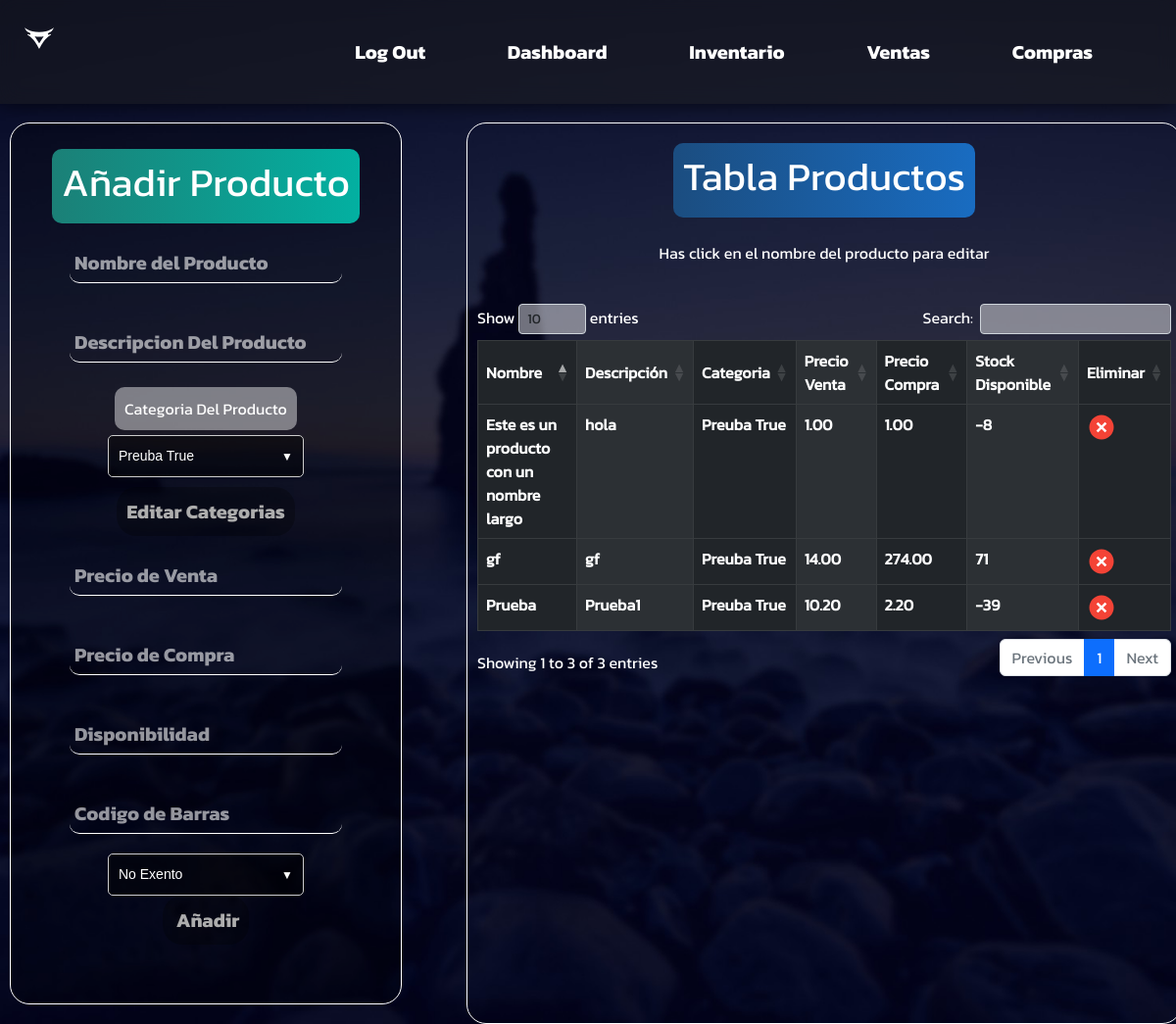
Page /items/ on the earlier database version.
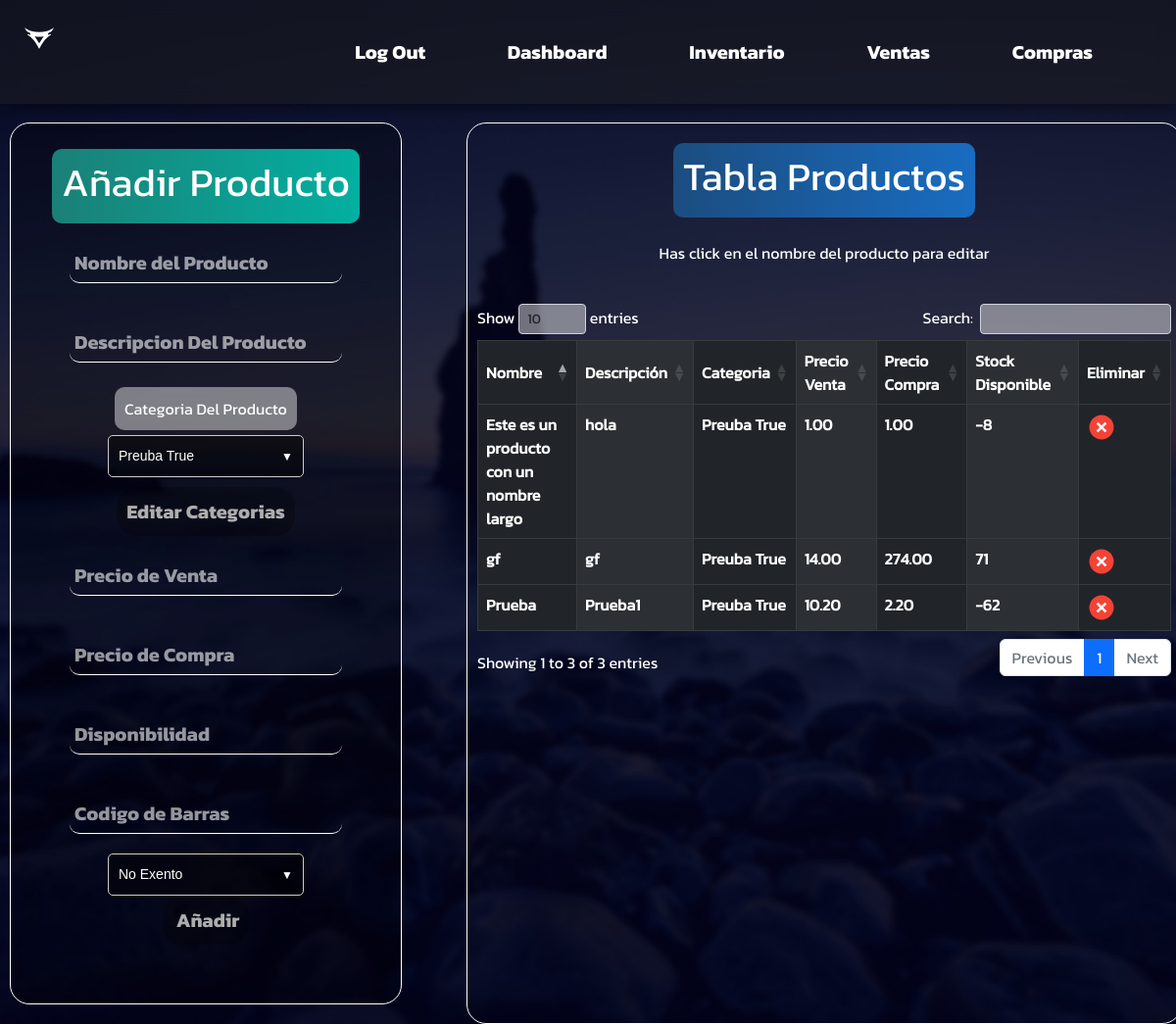
Same page on the later database version.
### items/models.py (models this page shows, shortened)
class Producto(models.Model):
    slug = AutoSlugField(populate_from='nombre', unique=True)
    codigo_de_barras = models.CharField(max_length=13, unique=True, default='0000000000000')
    nombre = models.CharField(max_length=255, unique=True)
    descripcion = models.TextField(max_length=1000, blank=True)
    categoria = models.ForeignKey(Categoria, on_delete=models.CASCADE)
    precio_venta = models.DecimalField(max_digits=6, decimal_places=2)
    precio_compra = models.DecimalField(max_digits=6, decimal_places=2)
    stock = models.IntegerField()
    cantidad_comprada = models.PositiveIntegerField(default=0)
    cantidad_vendida = models.PositiveIntegerField(default=0)
    exento_de_impuesto = models.BooleanField(default=False)
    class Meta:
        db_table='producto'
        verbose_name= 'Producto'
        verbose_name_plural='Productos'
        ordering= ['id']

class Categoria(models.Model):
    nombre= models.CharField(max_length=200, unique=True)
    destacado = models.BooleanField(default=False)
    def __str__(self):
        return self.nombre
    class Meta:
        db_table='categorias'
        verbose_name= 'Categoria'
        verbose_name_plural='Categorías'
        ordering= ['-id']

### items/views.py (the view, shortened to what this page needs)
# urls.py: path('', views.Inventario, name="inventario"),
def Inventario(request):
    categorias = Categoria.objects.all()
    productos = Producto.objects.all()
    if request.method == "GET":
        return render(request, "inventario.html", {"productos": productos, "categorias":categorias})

### items/templates/inventario.html (shortened to what this page needs)
{% extends 'base_sesion2.html' %}
{% load static %}
{% block content %}
<link rel="stylesheet" href="{% static 'css/items.css' %}">
<link rel="stylesheet" href="{% static 'css/bootstrap.min.css' %}">
<link rel="stylesheet" href="{% static 'css/dataTables.bootstrap5.min.css' %}">
<div class="content">
    <form method="post">
        <div class="añadirProducto">
            <label class="Titulo">
                <h1>Añadir Producto</h1>
            </label>
            <input class="entradaDatos" type="text" name="nombre" id="nombre" placeholder="Nombre del Producto"required>
            <input class="entradaDatos" type="text" name="descripcion" id="descripcion"
                placeholder="Descripcion Del Producto">
            <label class="etiquetas"> Categoria Del Producto </label>
            <div class="select-container">
                <select id="categoria" name="categoria">
                    {% for categoriaprod in categorias%}
                    <option value="{{categoriaprod.nombre}}">{{categoriaprod.nombre}}</option>
                    {% endfor %}
                </select>
            </div>
            <a class="anadir btn1" href="/items/categorias">Editar Categorias </a>
            <input class="entradaDatos" type="text" name="precio_venta" id="precio_venta" placeholder="Precio de Venta"required>
            <input class="entradaDatos" type="text" name="precio_compra" id="precio_compra"
                placeholder="Precio de Compra" required>
            <input class="entradaDatos" type="number" name="stock" id="stock" placeholder="Disponibilidad" required>
            <input class="entradaDatos" type="text" name="codigo_de_barras" id="codigo_de_barras" placeholder="Codigo de Barras" maxlength="13" required>
            <div class="select-container">
                <select id="excento" name="excento">
                    <option value="0">No Exento</option>
                </select>
            </div>
            <input class="anadir" type="submit" value=" Añadir">
        </div>
    </form>
    <div class="tablaProductos">
        <label class="Titulo c2">
            <h1>Tabla Productos</h1>
        </label>
        <br>
        <p>Has click en el nombre del producto para editar</p>
        <br>
        <div class="table-responsive-sm ">
            <table class="table  table-dark table-striped-columns table-bordered" id="tabla-prod">
                <thead>
                    <tr>
                        <th class="centrado">Nombre</th>
                        <th class="centrado">Descripción</th>
                        <th class="centrado">Categoria</th>
                        <th class="centrado">Precio Venta</th>
                        <th class="centrado">Precio Compra</th>
                        <th class="centrado">Stock Disponible</th>
                        <th class="centrado">Eliminar</th>
                    </tr>
                </thead>
                <tbody>
                    {% for producto in productos %}
                    <tr>
                        <th><a href="{% url 'editarproducto' producto.id %}">{{producto.nombre}}</a></th>
                        <th><a href="{% url 'editarproducto' producto.id %}">{{producto.descripcion}}</a></th>
                        <th><a href="{% url 'editarproducto' producto.id %}">{{producto.categoria}}</a></th>
                        <th><a href="{% url 'editarproducto' producto.id %}">{{producto.precio_venta}}</a></th>
                        <th><a href="{% url 'editarproducto' producto.id %}">{{producto.precio_compra}}</a></th>
                        <th><a href="{% url 'editarproducto' producto.id %}">{{producto.stock}}</a></th>
                        <th><a href="{% url 'eliminarprod' producto.id %}"> <img src="{% static 'img/eliminar.svg'%}"></a></th>
                    </tr>
                    {% endfor %}
                </tbody>
            </table>
        </div>
    </div>
</div>
{% endblock %}

Differences in the rows shown:
changed Producto "Prueba": stock "-39" → "-62"
